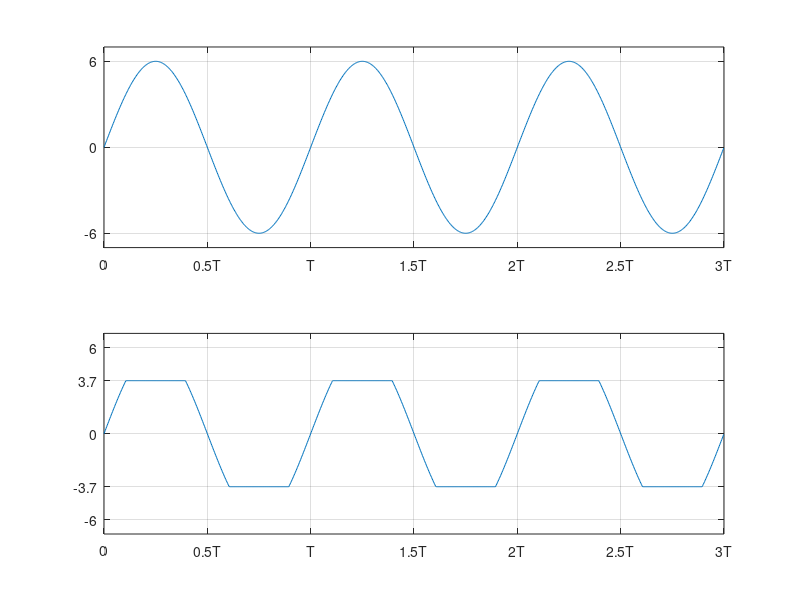

The MATLAB script that drew this image:
clc
clear
subplot(2,1,1);
x = [0:0.01:3*pi];
y1 = 6*sin(2*x);
plot(x,y1)
yticks([-6 0 6])
xticks([0:pi/2:3*pi])
xlim([0,3*pi])
ylim([-7 7]);
xticklabels({'0', '0.5T','T','1.5T','2T','2.5T','3T'})
grid on

subplot(2,1,2); 
x = [0:0.01:3*pi];
y1 = 6*sin(2*x);
for i = 1:size(x,2)
    if y1(i) > 3.7
        y1(i) = 3.7;
    end
    if y1(i) < -3.7
        y1(i) = -3.7;
    end
end
plot(x,y1)
yticks([-6 -3.7 0 3.7 6])
xticks([0:pi/2:3*pi])
xlim([0,3*pi])
ylim([-7 7]);
xticklabels({'0', '0.5T','T','1.5T','2T','2.5T','3T'})
grid on